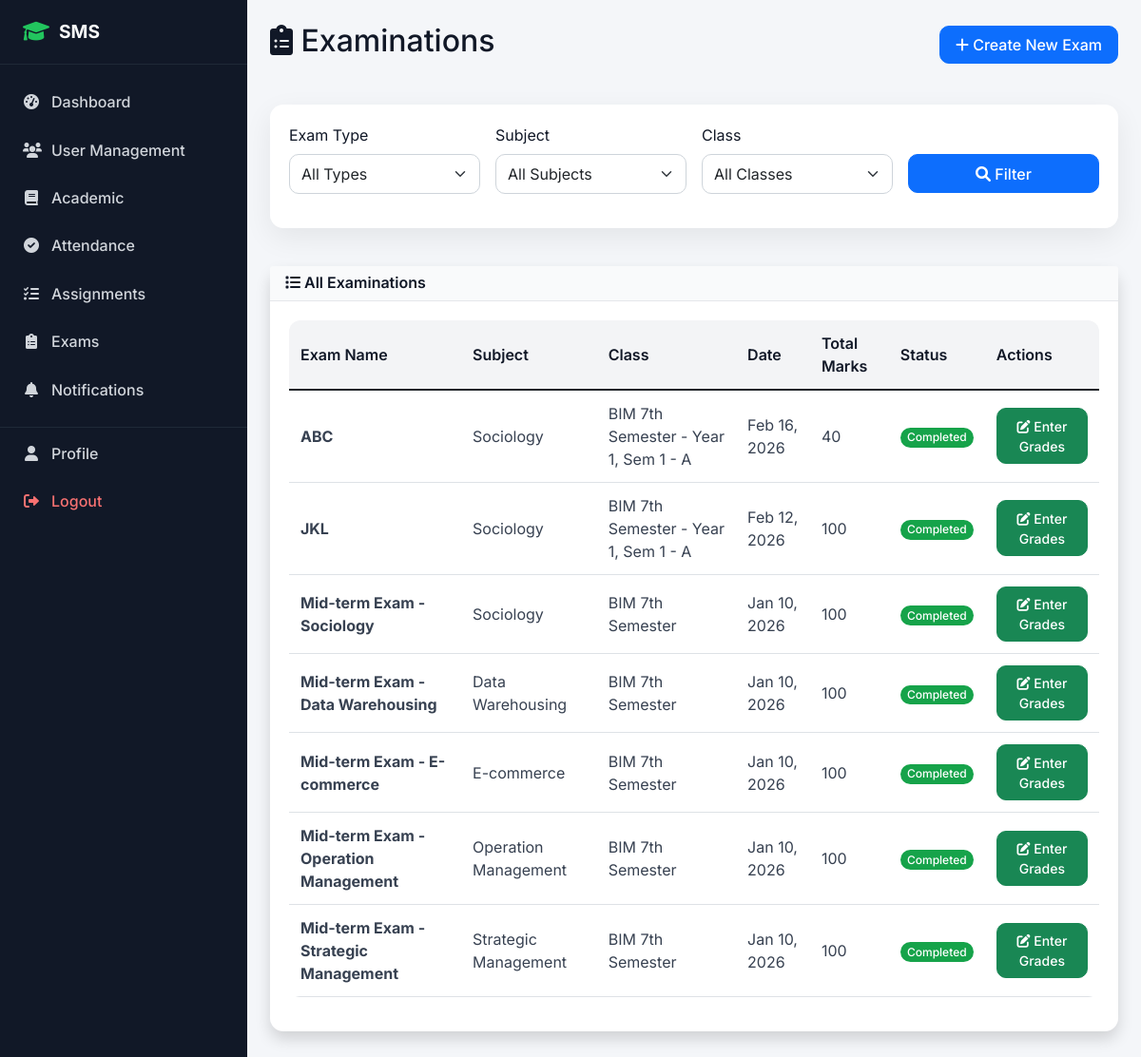
The app's page /examination/exams/ (signed in) with its own data.
### examination/models.py (models this page shows, shortened)
class Examination(models.Model):
    name = models.CharField(max_length=100)
    exam_type = models.ForeignKey(ExamType, on_delete=models.CASCADE)
    subject = models.ForeignKey(Subject, on_delete=models.CASCADE)
    class_for = models.ForeignKey(Class, on_delete=models.CASCADE)
    exam_date = models.DateField()
    start_time = models.TimeField()
    end_time = models.TimeField()
    total_marks = models.PositiveIntegerField()
    passing_marks = models.PositiveIntegerField()
    instructions = models.TextField(blank=True)
    created_by = models.ForeignKey(TeacherProfile, on_delete=models.CASCADE)
    created_at = models.DateTimeField(auto_now_add=True)

### academic/models.py (models this page shows, shortened)
class Subject(models.Model):
    name = models.CharField(max_length=100)
    code = models.CharField(max_length=20, unique=True)
    course = models.ForeignKey(Course, on_delete=models.CASCADE)
    semester = models.PositiveIntegerField()
    year = models.PositiveIntegerField()  # 1st year, 2nd year, etc.
    credits = models.PositiveIntegerField(default=3)
    description = models.TextField(blank=True)
    class Meta:
        unique_together = ['code', 'course']

class Class(models.Model):
    name = models.CharField(max_length=50)
    course = models.ForeignKey(Course, on_delete=models.CASCADE)
    year = models.PositiveIntegerField()  # 1st year, 2nd year, etc.
    semester = models.PositiveIntegerField()
    section = models.CharField(max_length=10)
    academic_year = models.ForeignKey(AcademicYear, on_delete=models.CASCADE)
    class_teacher = models.ForeignKey(TeacherProfile, on_delete=models.SET_NULL, null=True, blank=True, related_name='class_teacher_for')
    class Meta:
        unique_together = ['course', 'year', 'semester', 'section', 'academic_year']

### examination/views.py (the view)
# urls.py: path('exams/', views.exam_list, name='exam_list'),
@login_required
def exam_list(request):
    if request.user.user_type == 'student':
        try:
            enrollment = request.user.student_profile.get_current_enrollment()
            if enrollment:
                exams = Examination.objects.filter(
                    class_for=enrollment.class_enrolled
                ).select_related('subject', 'exam_type', 'created_by__user')
            else:
                exams = Examination.objects.none()
        except (StudentProfile.DoesNotExist, AttributeError):
            exams = Examination.objects.none()
    elif request.user.user_type == 'teacher':
        exams = Examination.objects.filter(
            created_by=request.user.teacher_profile
        ).select_related('subject', 'exam_type', 'class_for')
    else:  # admin
        exams = Examination.objects.all().select_related('subject', 'exam_type', 'created_by__user', 'class_for')
    context = {
        'exams': exams.order_by('-exam_date'),
        'can_create': request.user.user_type in ['admin', 'teacher'],
        'today': timezone.now().date()
    }
    return render(request, 'examination/exam_list.html', context)

### templates/examination/exam_list.html (shortened to what this page needs)
{% extends 'base.html' %}
{% block content %}
<div class="row">
    <div class="col-12">
        <div class="d-flex justify-content-between align-items-center mb-4">
            <h2><i class="fas fa-clipboard-list"></i> Examinations</h2>
            {% if user.user_type == 'admin' or user.user_type == 'teacher' %}
            <a href="{% url 'examination:create_exam' %}" class="btn btn-primary">
                <i class="fas fa-plus"></i> Create New Exam
            </a>
            {% endif %}
        </div>
    </div>
</div>
<div class="row mb-4">
    <div class="col-12">
        <div class="card">
            <div class="card-body">
                <form class="row g-3">
                    <div class="col-md-3">
                        <label for="examType" class="form-label">Exam Type</label>
                        <select class="form-select" id="examType">
                            <option value="">All Types</option>
                        </select>
                    </div>
                    <div class="col-md-3">
                        <label for="subject" class="form-label">Subject</label>
                        <select class="form-select" id="subject">
                            <option value="">All Subjects</option>
                        </select>
                    </div>
                    <div class="col-md-3">
                        <label for="class" class="form-label">Class</label>
                        <select class="form-select" id="class">
                            <option value="">All Classes</option>
                        </select>
                    </div>
                    <div class="col-md-3">
                        <label class="form-label">&nbsp;</label>
                        <div class="d-grid">
                            <button type="button" class="btn btn-primary">
                                <i class="fas fa-search"></i> Filter
                            </button>
                        </div>
                    </div>
                </form>
            </div>
        </div>
    </div>
</div>
<div class="row">
    <div class="col-12">
        <div class="card shadow">
            <div class="card-header bg-primary text-white">
                <h6 class="m-0"><i class="fas fa-list"></i> All Examinations</h6>
            </div>
            <div class="card-body">
                {% if exams %}
                <div class="table-responsive">
                    <table class="table table-hover">
                        <thead>
                            <tr>
                                <th>Exam Name</th>
                                <th>Subject</th>
                                <th>Class</th>
                                <th>Date</th>
                                <th>Total Marks</th>
                                <th>Status</th>
                                {% if user.user_type == 'admin' or user.user_type == 'teacher' %}
                                <th>Actions</th>
                                {% endif %}
                            </tr>
                        </thead>
                        <tbody>
                            {% for exam in exams %}
                            <tr>
                                <td><strong>{{ exam.name }}</strong></td>
                                <td>{{ exam.subject.name }}</td>
                                <td>{{ exam.class_for.name }}</td>
                                <td>{{ exam.exam_date|date:"M d, Y" }}</td>
                                <td>{{ exam.total_marks }}</td>
                                <td>
                                    {% if exam.exam_date > today %}
                                    <span class="badge bg-warning">Upcoming</span>
                                    {% else %}
                                    <span class="badge bg-success">Completed</span>
                                    {% endif %}
                                </td>
                                {% if user.user_type == 'admin' or user.user_type == 'teacher' %}
                                <td>
                                    <a href="{% url 'examination:enter_results' exam.id %}" class="btn btn-sm btn-success" title="Enter/Edit Results">
                                        <i class="fas fa-edit"></i> Enter Grades
                                    </a>
                                </td>
                                {% endif %}
                            </tr>
                            {% endfor %}
                        </tbody>
                    </table>
                </div>
                {% endif %}
            </div>
        </div>
    </div>
</div>
{% endblock %}

### static/css/style.css (style rules this page uses)
:root { --primary-color: #0d6efd; --primary-dark: #0b5ed7; --bg-light: #f4f6f9; --text-dark: #212529; --text-muted: #6c757d; --card-radius: 12px; --transition: all 0.25s ease-in-out; }
body { font-family: 'Inter', sans-serif; background-color: var(--bg-light); color: var(--text-dark); min-height: 100vh; }
.card { border: none; border-radius: var(--card-radius); box-shadow: 0 8px 24px rgba(0, 0, 0, 0.08); transition: var(--transition); }
.card-header { background-color: #fff; border-bottom: 1px solid #e9ecef; font-weight: 600; }
.btn { border-radius: 10px; font-weight: 500; padding: 0.45rem 1rem; transition: var(--transition); }
.btn-primary { background-color: var(--primary-color); border-color: var(--primary-color); }
.form-control, .form-select { border-radius: 10px; padding: 0.5rem 0.75rem; border: 1px solid #ced4da; transition: var(--transition); }
.table { background-color: #fff; border-radius: 12px; overflow: hidden; }
.table thead { background-color: #f1f3f5; }
.table th { font-weight: 600; color: var(--text-dark); }
.table td, .table th { vertical-align: middle; padding: 0.75rem; }
:root { --bg-light: #f4f6f9; --text-dark: #111827; --text-muted: #6b7280; --accent: #22c55e; }
.card { border-radius: 14px; border: none; background-color: #ffffff; box-shadow: 0 10px 30px rgba(0,0,0,0.07); }
.card-header { background-color: #f9fafb !important; border-bottom: 1px solid #e5e7eb; font-weight: 600; color: var(--text-dark) !important; }
.card-header h6 { margin: 0; font-weight: 600; }
.card-body { padding: 1.25rem; }
.card-header.bg-primary, .card-header.bg-success, .card-header.bg-info, .card-header.bg-warning, .card-header.bg-secondary { background-color: #f9fafb !important; color: var(--text-dark) !important; }
.badge { border-radius: 999px; padding: 0.35em 0.6em; font-weight: 500; font-size: 0.75rem; }
.badge.bg-success { background-color: #16a34a !important; }
.btn { border-radius: 10px; font-weight: 500; }
.table { background-color: #ffffff; border-radius: 12px; overflow: hidden; }
.table thead { background-color: #f3f4f6; }
.table th { font-weight: 600; color: var(--text-dark); border-bottom: none; }
.table td { vertical-align: middle; color: #374151; }
.row > [class^="col"] { margin-bottom: 1rem; }

### records on screen
Examination: name "ABC", subject.name "Sociology", class_for.name "BIM 7th Semester - Year 1, Sem 1 - A", exam_date "Feb 16, 2026", total_marks "40", shows "Completed"
Examination: name "JKL", subject.name "Sociology", class_for.name "BIM 7th Semester - Year 1, Sem 1 - A", exam_date "Feb 12, 2026", total_marks "100", shows "Completed"
Examination: name "Mid-term Exam - Sociology", subject.name "Sociology", class_for.name "BIM 7th Semester", exam_date "Jan 10, 2026", total_marks "100", shows "Completed"
Examination: name "Mid-term Exam - Data Warehousing", subject.name "Data Warehousing", class_for.name "BIM 7th Semester", exam_date "Jan 10, 2026", total_marks "100", shows "Completed"
Examination: name "Mid-term Exam - E-commerce", subject.name "E-commerce", class_for.name "BIM 7th Semester", exam_date "Jan 10, 2026", total_marks "100", shows "Completed"
Examination: name "Mid-term Exam - Operation Management", subject.name "Operation Management", class_for.name "BIM 7th Semester", exam_date "Jan 10, 2026", total_marks "100", shows "Completed"
Examination: name "Mid-term Exam - Strategic Management", subject.name "Strategic Management", class_for.name "BIM 7th Semester", exam_date "Jan 10, 2026", total_marks "100", shows "Completed"
